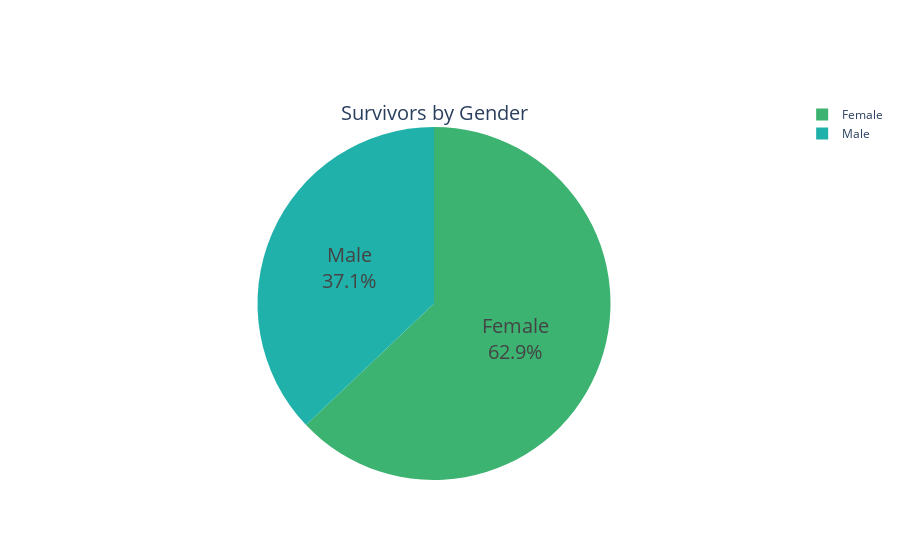

This figure's notebook cell:
### Markdown cell above
## Survivors by Gender:

### Code cell
labels_sex = ["Female", "Male"]
values_sex = titanic["Sex"].value_counts()

fig = go.Figure(data=[go.Pie(labels=labels_sex, values=values_sex)])

colors = ['MediumSeaGreen ', "LightSeaGreen "]
fig.update_traces(hoverinfo='label+percent', textinfo='percent+label', textfont_size=20,
                  marker=dict(colors=colors), title_text="Survivors by Gender", titlefont_size=20)

fig.show()

### Figure 1 — Plotly figure (JSON) as saved in the notebook; plotly's stock layout.template omitted (floating-point values rounded to 4 significant figures)
{"data": [{"hoverinfo": "label+percent", "labels": ["Female", "Male"], "marker": {"colors": ["MediumSeaGreen ", "LightSeaGreen "]}, "textfont": {"size": 20}, "textinfo": "percent+label", "title": {"font": {"size": 20}, "text": "Survivors by Gender"}, "type": "pie", "values": [658, 388]}], "layout": {}}
